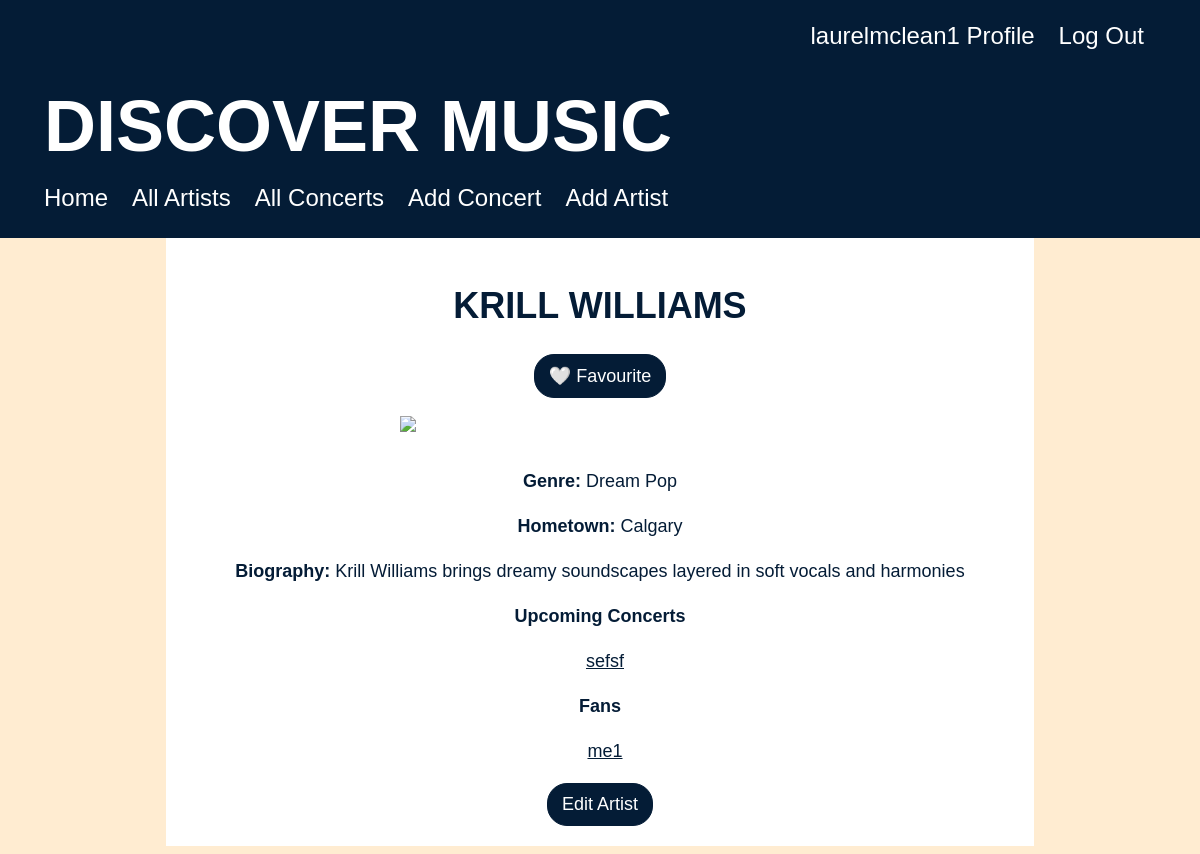
The page /artist/2 (signed in) on the database its author committed.
### concert_app/models.py (models this page shows, shortened)
class User(UserMixin, db.Model):
    id = db.Column(db.Integer, primary_key=True)
    username = db.Column(db.String(80), nullable=False, unique=True)
    password = db.Column(db.String(80), nullable=False)
    attending = db.relationship(
        'Concert', secondary='user_concert', back_populates='guests_attending')
    favourites = db.relationship(
        'Artist', secondary='user_artist', back_populates='fans')

class Artist(db.Model):
    id = db.Column(db.Integer, primary_key=True)
    name = db.Column(db.String(80), nullable=False)
    hometown = db.Column(db.String(80), nullable=False)
    image = db.Column(URLType)
    genre = db.Column(db.String(80), nullable=False)
    biography = db.Column(db.String(250), nullable=False)
    upcoming_concerts = db.relationship('Concert', back_populates='artist_playing')
    fans = db.relationship(
        'User', secondary='user_artist', back_populates='favourites')

class Concert(db.Model):
    id = db.Column(db.Integer, primary_key=True)
    image = db.Column(URLType)
    name = db.Column(db.String(80), nullable=False)
    price = db.Column(db.Float(precision=2), nullable=False)
    venue = db.Column(db.String(80), nullable=False)
    address = db.Column(db.String(80), nullable=False)
    date = db.Column(db.Date)
    artist_id = db.Column(
        db.Integer, db.ForeignKey('artist.id'), nullable=False)
    artist_playing = db.relationship('Artist', back_populates='upcoming_concerts')
    guests_attending = db.relationship(
        'User', secondary='user_concert', back_populates='attending')

### concert_app/main/routes.py (the view)
@main.route('/artist/<artist_id>', methods=['GET', 'POST'])
def artist_detail(artist_id):
    artist = Artist.query.get(artist_id)
    return render_template('artist_detail.html', artist=artist)

### concert_app/extensions.py (called while the page is built)
@login_manager.user_loader
def load_user(user_id):
    return User.query.get(user_id)

### concert_app/templates/artist_detail.html
{% extends 'base.html' %}
{% block content %}
<h2>{{ artist.name }}</h2>
<div class="details">
    {% if current_user.is_authenticated %}
    {% if artist not in current_user.favourites %}
    <form action="/favourite/{{ artist.id }}" method="POST">
        <input type="submit" value="🤍 Favourite">
    </form>
    {% else %}
    <form action="/unfavourite/{{ artist.id }}" method="POST">
        <input type="submit" value="Unfavourite">
    </form>
    {% endif %}
    {% endif %}
    <p><img src="{{ artist.image }}" width="400px"></p>
    <p><strong>Genre:</strong> {{ artist.genre }}</p>
    <p><strong>Hometown:</strong> {{ artist.hometown }}</p>
    <p><strong>Biography:</strong> {{ artist.biography }}</p>
<p><strong>Upcoming Concerts</p>
{% if artist.upcoming_concerts %}
<ul>
    {% for concert in artist.upcoming_concerts %}
    <li><a href="/concert/{{ concert.id }}">{{ concert.name }}</a></li>
    {% endfor %}
</ul>
{% else %}
<h4>{{ artist.name }} is not playing any upcoming concerts! </h4>
{% endif%}
<p><strong>Fans</p>
{% if artist.fans %}
<ul>
    {% for fan in artist.fans %}
    <li><a href="/profile/{{ fan.id }}">{{ fan.username }}</a></li>
    {% endfor %}
</ul>
{% else %}
<h4>{{ artist.name }} does not have any fans yet - be the first! </h4>
{% endif%}
{% if current_user.is_authenticated %}
<form action="/artist/{{ artist.id }}/edit" method="post">
    <input type="submit" value="Edit Artist" class="detail-button">
</form>
{% endif%}
</div>
{% endblock %}

### concert_app/templates/base.html (shortened to what this page needs)
<!DOCTYPE html>
<html>
<head>
    <link rel="stylesheet" href="/static/style.css">
</head>
<body>
    <div class="header">
        <nav class="nav-profile">
            {% if current_user.is_authenticated %}
            <a href="/profile/{{current_user.username}}">{{ current_user.username }} Profile</a>
            <a href="/logout">Log Out</a>
            {% else %}
            <a href="/signup">Sign Up</a>
            <a href="/login">Log In</a>
            {% endif %}
        </nav>
        <a href="/">
            <h1>Discover Music</h1>
        </a>
        <nav class="nav-tabs">
            <a href="/">Home</a>
            <a href="/artist">All Artists</a>
            <a href="/concert">All Concerts</a>
            {% if current_user.is_authenticated %}
            <a href="/new_concert">Add Concert</a>
            <a href="/new_artist">Add Artist</a>
            {% endif %}
        </nav>
    </div>
    <div id="content">
        {% block content %}{% endblock %}
    </div>
</body>
</html>

### concert_app/static/style.css (style rules this page uses)
body { background-color: #FFECD1; font-size: 18px; font-family: Helvetica, sans-serif; line-height: 1.5; font-weight: 100; display: flex; flex-direction: column; align-items: center; }
#content { width: 70%; background-color: white; padding: 20px; color: #041c36; }
.header { width: 100%; height: 200px; padding: 20px; margin: 0; margin-top: -10px; background-color: #041c36; color: white }
h1 { color: white; text-align: left; font-family: helvetica, sans-serif; font-size: 4em; text-transform: uppercase; margin-top: 0.25em; margin-left: 0.5em; margin-bottom: 0; }
h2 { text-align: center; font-size: 2em; font-family: Helvetica, sans-serif; color: #041c36; text-transform: uppercase; line-height: 1; }
input[type=submit] { background: #041c36; color: white; border-width: 1px; border-style: solid; border-color: #041c36; border-radius: 20px; padding: 10px 14px; font-size: 18px; }
img { display: block; margin: auto; max-width: 100%; padding: 0 0 1em 0; }
.header a { color: white; text-decoration: none; }
.nav-tabs { display: flex; justify-content: left; margin-left: 1.5em; font-size: 24px; gap: 24px; }
.nav-profile { display: flex; justify-content: right; margin-right: 2em; font-size: 24px; gap: 24px; }
.details a { color: #041c36; text-decoration: underline; font-weight: 100; }
.details { text-align: center; }
.details li { list-style: none; padding-left: 0; margin-left: -30px; }

### rows shown on the page
User: username "laurelmclean1"
Artist: name "KRILL WILLIAMS", genre "Dream Pop", hometown "Calgary", biography "Krill Williams brings dreamy soundscapes layered in soft vocals and harmonies"
Concert: name "sefsf"
User: username "me1"
